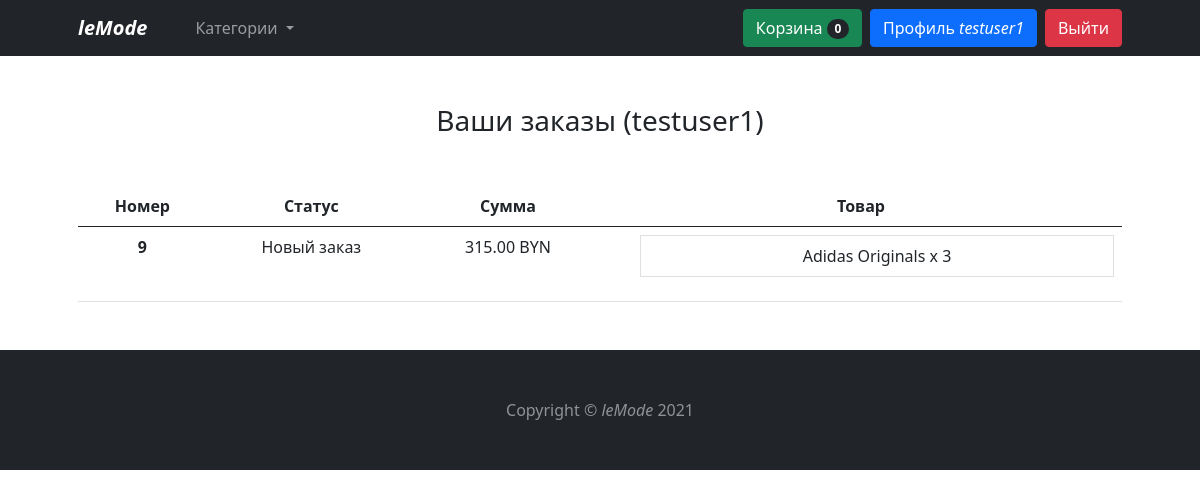
/profile/ (signed in), run on an earlier commit of the app's database.
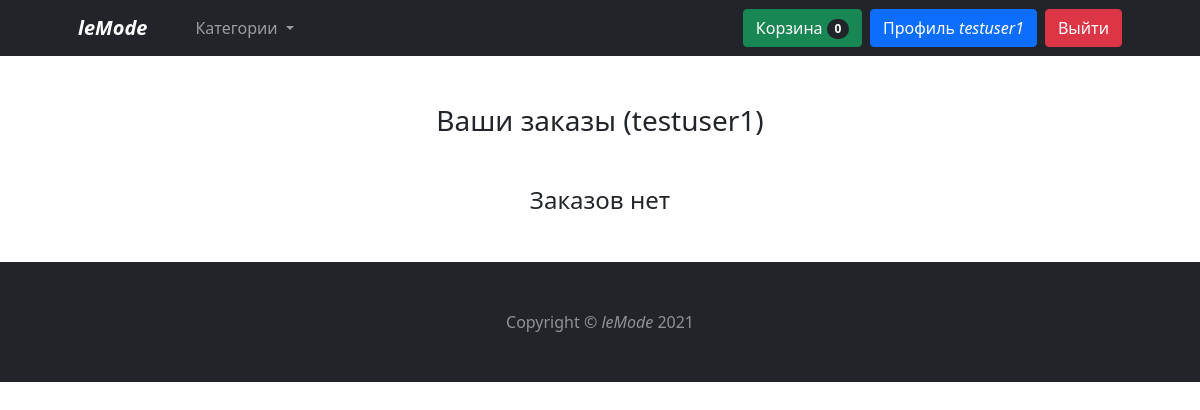
And on a later commit of the database.
### mainapp/models.py (models this page shows, shortened)
class Cart(models.Model):
    owner = models.ForeignKey('Client', null=True, verbose_name='Владелец', on_delete=models.CASCADE)
    clothes = models.ManyToManyField(CartProduct, blank=True, related_name='related_cart')
    total_products = models.PositiveIntegerField(default=0)
    final_price = models.DecimalField(max_digits=9, default=0, decimal_places=2, verbose_name='Общая цена')
    in_order = models.BooleanField(default=False)
    anon_user = models.BooleanField(default=False)

class Order(models.Model):
    STATUS_NEW = 'new'
    STATUS_READY = 'is_ready'
    STATUS_IN_PROGRESS = 'in_progress'
    STATUS_COMPLETED = 'completed'
    BUYING_TYPE_SELF = 'self'
    BUYING_TYPE_DELIVERY = 'delivery'
    STATUS_CHOICES = (
        (STATUS_NEW, 'Новый заказ'),
        (STATUS_READY, 'Заказ готов'),
        (STATUS_IN_PROGRESS, 'Заказ в обработке'),
        (STATUS_COMPLETED, 'Заказ выполнен')
    )
    BUYING_TYPE_CHOICES = (
        (BUYING_TYPE_SELF, 'Самовывоз'),
        (BUYING_TYPE_DELIVERY, 'Доставка')
    )
    client = models.ForeignKey(Client, verbose_name='Покупатель', on_delete=models.CASCADE, related_name='related_orders')
    first_name = models.CharField(max_length=255, verbose_name='Имя')
    last_name = models.CharField(max_length=255, verbose_name='Фамилия')
    phone = models.CharField(max_length=20, verbose_name='Телефон')
    address = models.CharField(max_length=1024, verbose_name='Адрес', null=True, blank=True)
    status = models.CharField(max_length=128, verbose_name='Статус заказа', choices=STATUS_CHOICES, default=STATUS_NEW)
    buying_type = models.CharField(max_length=128, verbose_name='Тип заказа', choices=BUYING_TYPE_CHOICES, default=BUYING_TYPE_SELF)
    comment = models.TextField(verbose_name='Комментарий к заказу', null=True, blank=True)
    created_at = models.DateTimeField(auto_now=True, verbose_name='Дата создания заказа')
    order_date = models.DateField(verbose_name='Дата поучения заказа', default=timezone.now)
    cart = models.ForeignKey(Cart, verbose_name='Корзина', on_delete=models.CASCADE, null=True, blank=True)

class CartProduct(models.Model):
    user = models.ForeignKey('Client', verbose_name='Покупатель', on_delete=models.CASCADE)
    cart = models.ForeignKey('Cart', verbose_name='Корзина', on_delete=models.CASCADE, related_name='related_products')
    content_type = models.ForeignKey(ContentType, on_delete=models.CASCADE)
    object_id = models.PositiveIntegerField()
    content_object = GenericForeignKey('content_type', 'object_id')
    qty = models.PositiveIntegerField(default=1)
    final_price = models.DecimalField(max_digits=9, decimal_places=2, verbose_name='Общая цена')

class Clothes(models.Model):
    class Meta:
        abstract = True
    category = models.ForeignKey(Category, verbose_name='Категория', on_delete=models.CASCADE)
    title = models.CharField(max_length=255, verbose_name='Наименование')
    image = models.ImageField(verbose_name='Изображение', default=None)
    description = models.TextField(verbose_name='Описание', null=True)
    price = models.DecimalField(max_digits=7, decimal_places=2, verbose_name='Цена')

class Shoes(Clothes):
    color = models.CharField(max_length=255, verbose_name='Цвет')
    size = models.CharField(max_length=255, verbose_name='Размер')
    outsole_material = models.CharField(max_length=200, verbose_name='Материал подошвы')
    insole_material = models.CharField(max_length=200, verbose_name='Материал стельки')
    inner_material = models.CharField(max_length=200, verbose_name='Внутренний материал')
    top_material = models.CharField(max_length=200, verbose_name='Верхний материал')
    brand = models.ForeignKey(Brand, verbose_name='Бренд', on_delete=models.CASCADE)
    slug = models.SlugField(unique=True)

### mainapp/views.py (the view)
# urls.py: path('profile/', ProfileView.as_view(), name='profile'),
class ProfileView(CartMixin, CategoryDetailMixin, View):
    def get(self, request):
        client = Client.objects.get(user=request.user)
        orders = Order.objects.filter(client=client).order_by('-created_at')
        categories = Category.objects.get_categories_for_nav()
        return render(request, 'profile/profile.html', {'orders': orders, 'cart': self.cart, 'categories': categories})

### mainapp/mixins.py (called while the page is built)
    def dispatch(self, request, *args, **kwargs):
        if request.user.is_authenticated:
            client = Client.objects.filter(user=request.user).first()
            if not client:
                client = Client.objects.create(user=request.user)
            cart = Cart.objects.filter(owner=client, in_order=False).first()
            if not cart:
                cart = Cart.objects.create(owner=client)
        else:
            cart = Cart.objects.filter(anon_user=True).first()
            if not cart:
                cart = Cart.objects.create(anon_user=True)
        self.cart = cart
        return super().dispatch(request, *args, **kwargs)

### mainapp/models.py (called while the page is built)
def get_models_for_count(*model_names):
    return [models.Count(model_name) for model_name in model_names]

    def get_queryset(self):
        return super().get_queryset()

    def get_categories_for_nav(self):
        models = get_models_for_count('pants', 'shoes', 'hoodie')
        qs = list(self.get_queryset().annotate(*models))
        data = [
            dict(name=c.name, url=c.get_absolute_url(), count=getattr(c, self.CATEGORY_NAME_COUNT_NAME[c.name]))
            for c in qs
        ]
        return data

### mainapp/templates/profile/profile.html (shortened to what this page needs)
{% extends 'base.html' %}
{% block content %}
<head>
</head>
<div class="container px-4 px-lg-5 mt-5 text-center">
  <h3 class="mt-5 mb-5">Ваши заказы ({{ request.user.username }})</h3>
  {% if not orders.count %}
    <div class="col-md-12 mt-5 mb-5">
      <h4>Заказов нет</h4>
    </div>
  {% else %}
  <div class="col-md-12">
    <table class="table">
      <thead>
        <th scope="col">Номер</th>
        <th scope="col">Статус</th>
        <th scope="col">Сумма</th>
        <th scope="col" class="w-50">Товар</th>
      </thead>
      <tbody>
        {% for order in orders %}
          <tr>
            <th scope="row">{{ order.id }}</th>
            <td>{{ order.get_status_display }}</td>
            <td>{{ order.cart.final_price }} BYN</td>
            <td>
              <ul>
                {% for item in order.cart.clothes.all %}
                  <li class="list-group-item">{{ item.content_object.title }} x {{ item.qty }}</li>
                {% endfor %}
              </ul>
            </td>
          </tr>
        {% endfor %}
      </tbody>
    </table>
  </div>
  {% endif %}
</div>
{% endblock %}

### mainapp/templates/base.html (shortened to what this page needs)
<!DOCTYPE html>
<html lang="en">
    <head>
        <link href="https://cdn.jsdelivr.net/npm/bootstrap-icons@1.5.0/font/bootstrap-icons.css" rel="stylesheet" />
        <link href="https://cdn.jsdelivr.net/npm/bootstrap@5.0.2/dist/css/bootstrap.min.css" rel="stylesheet">
    </head>
    <body>
        <nav class="navbar navbar-expand-lg navbar-dark bg-dark sticky-top">
            <div class="container px-4 px-lg-5">
                <a class="navbar-brand fw-bold fst-italic" href="{% url 'base' %}">leMode</a>
                <div class="collapse navbar-collapse" id="navbarSupportedContent">
                    <ul class="navbar-nav me-auto mb-2 mb-lg-0 ms-lg-4">
                         <li class="nav-item dropdown">
                            <a class="nav-link dropdown-toggle me-4" href="#" id="navbarDropdownMenuLink" role="button" data-bs-toggle="dropdown" aria-expanded="false">
                                Категории
                            </a>
                        </li>
                    </ul>
                    <form class="d-flex">
                      {% if request.user.is_authenticated %}
                        <a class="btn btn-success" href="{% url 'cart' %}" type="submit">
                            Корзина<span class="badge bg-dark text-white ms-1 rounded-pill">{{ cart.clothes.count }}</span>
                        </a>
                          <a class="ms-2 btn btn-primary" href="{% url 'profile' %}">Профиль <span class="fst-italic">{{ request.user.username }}</span></a>
                          <a class="ms-2 btn btn-danger" href="{% url 'logout' %}" style="text-decoration: none;">Выйти</a>
                      {% endif %}
                    </form>
                </div>
            </div>
        </nav>
        {% block content %}{% endblock content %}
        <footer class="mt-5 py-5 bg-dark">
            <div class="container"><p class="m-0 text-center text-white-50">Copyright &copy; <span class="fst-italic">leMode</span> 2021</p></div>
        </footer>
    </body>
</html>

What changed in the data, as far as the page shows it:
removed Order: id "9", status "Новый заказ", cart.final_price "315.00"
removed CartProduct: content_object "Adidas Originals", qty "3"
Also different on the page:
text no longer shown: "Номер Статус Сумма Товар"
text now shown: "Заказов нет"
